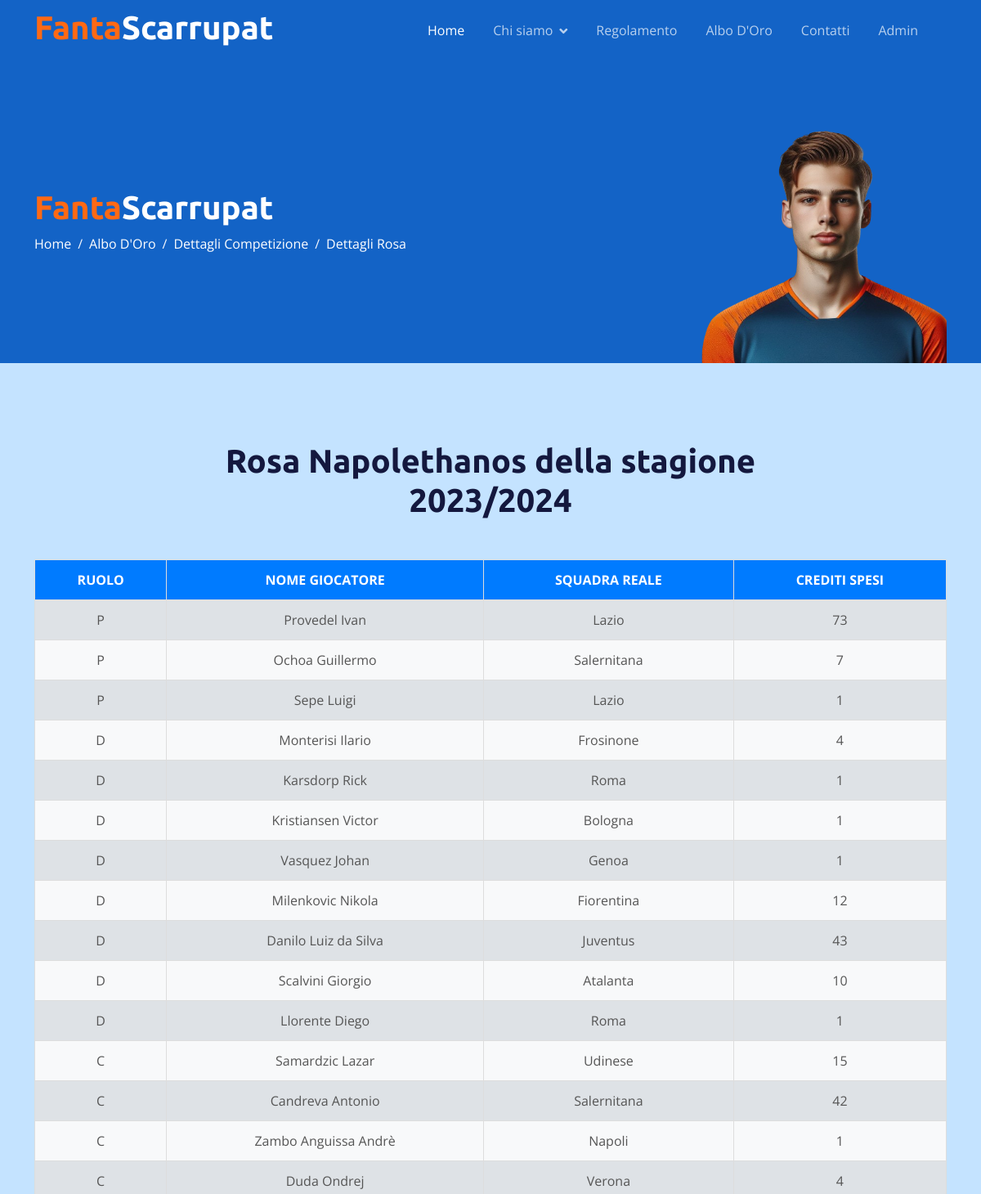
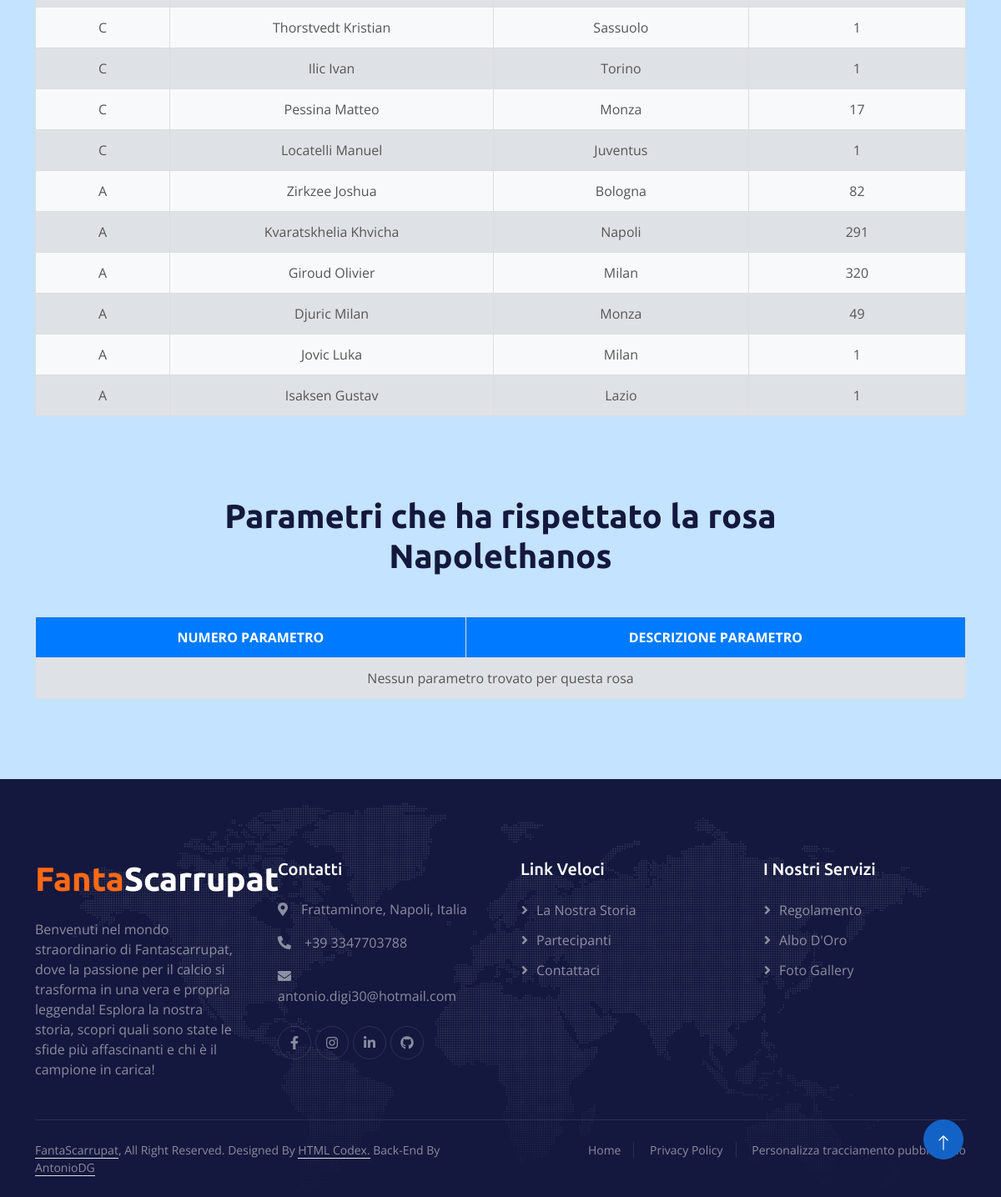
The app's page /dettagliRose.php?nome_fantasquadra=Napolethanos&anno=2024 with its own data (2 pictures, top to bottom).
### tables this page shows
CREATE TABLE IF NOT EXISTS `dettagli_rosa` (
                                             `id_rosa` int NOT NULL,
                                             `id_giocatore` int NOT NULL,
                                             `crediti_pagati` int NOT NULL,
                                             PRIMARY KEY (`id_rosa`,`id_giocatore`),
  KEY `id_rosa` (`id_rosa`),
  KEY `id_giocatore` (`id_giocatore`)
  );

CREATE TABLE IF NOT EXISTS `giocatore` (
                                         `id_giocatore` int NOT NULL AUTO_INCREMENT,
                                         `codice_fantacalcio` int NOT NULL,
                                         `nome_giocatore` varchar(100) NOT NULL,
  `ruolo` varchar(100) NOT NULL,
  `squadra_reale` varchar(100) NOT NULL,
  PRIMARY KEY (`id_giocatore`)
  );

### dettagliRose.php (the view, shortened to what this page needs)
<!DOCTYPE html>
<html lang="en">
<head>
    <link href="https://cdnjs.cloudflare.com/ajax/libs/font-awesome/5.10.0/css/all.min.css" rel="stylesheet">
    <link href="https://cdn.jsdelivr.net/npm/bootstrap-icons@1.4.1/font/bootstrap-icons.css" rel="stylesheet">
    <link href="lib/animate/animate.min.css" rel="stylesheet">
    <link href="lib/owlcarousel/assets/owl.carousel.min.css" rel="stylesheet">
    <link href="css/bootstrap.min.css" rel="stylesheet">
    <link href="css/style.css" rel="stylesheet">
    <link href="css/ClassificaCompetizione.css" rel="stylesheet">
</head>
<body>
    <?php
      $nome_fantasquadra = $_GET['nome_fantasquadra'];
      $anno = $_GET['anno'];
      include 'php/contVisual.php';
    ?>
    <div class="container-fluid pt-5 bg-primary hero-header">
        <div class="container pt-5">
            <div class="row g-5 pt-5">
                <div class="col-lg-6 align-self-center text-center text-lg-start mb-lg-5">
                    <h1><span class="text-color1">Fanta</span><span class="text-color2">Scarrupat</span></h1>
                    <nav aria-label="breadcrumb">
                        <ol class="breadcrumb justify-content-center justify-content-lg-start mb-0">
                          <li class="breadcrumb-item"><a class="text-white" href="index.php">Home</a></li>
                          <li class="breadcrumb-item"><a class="text-white" href="alboDOro.php">Albo D'Oro</a></li>
                          <li class="breadcrumb-item"><a class="text-white" href="dettagliCompetizione.php">Dettagli Competizione</a></li>
                          <li class="breadcrumb-item text-white active" aria-current="page">Dettagli Rosa</li>
                        </ol>
                    </nav>
                </div>
                <div class="col-lg-6 align-self-end text-center text-lg-end">
                    <img class="img-fluid" src="img/player_mezzo_busto.png" alt="" style="max-height: 300px;">
                </div>
            </div>
        </div>
    </div>
    <div class="container-fluid destination py-5">
      <div class="container py-5">
        <div class="mx-auto text-center mb-5" style="max-width: 900px;">
          <div class="text-center mx-auto mb-5 wow fadeInUp" data-wow-delay="0.1s" style="max-width: 700px;">
            <h1 class="display-6 mb-5">Rosa <?php echo $nome_fantasquadra, " della stagione ", $anno-1, "/", $anno?></h1>
          </div>
        </div>
        <div class="row">
          <div class="col-md-12">
            <div class="table-responsive">
              <table class="classifica-table">
                <thead>
                <tr>
                  <th>Ruolo</th>
                  <th>Nome Giocatore</th>
                  <th>Squadra Reale</th>
                  <th>Crediti Spesi</th>
                </tr>
                </thead>
                <tbody>
                <?php
                  $query = "SELECT R.nome_fantasquadra, D.crediti_pagati, G.nome_giocatore, G.squadra_reale, G.ruolo
                                  FROM rosa AS R, giocatore AS G, dettagli_rosa AS D
                                  WHERE D.id_giocatore = G.id_giocatore
                                  AND R.id_rosa = D.id_rosa
                                  AND R.nome_fantasquadra = '$nome_fantasquadra'
                                  AND R.anno = '$anno'
                                  ORDER BY G.ruolo DESC";
                  $result = $conn->query($query);
                  if ($result->num_rows > 0) {
                    while ($row = $result->fetch_assoc()) {
                ?>
                      <tr>
                        <td><?php echo $row['ruolo']; ?></td>
                        <td><?php echo $row['nome_giocatore']; ?></td>
                        <td><?php echo $row['squadra_reale']; ?></td>
                        <td><?php echo $row['crediti_pagati']; ?></td>
                      </tr>
                <?php
                    }
                  } else {
                    ?>
                    <tr>
                      <td colspan="4"><?php echo "Nessun giocatore trovato per questa rosa"; ?></td>
                    </tr>
                  <?php                  }
                ?>
                </tbody>
              </table>
            </div>
          </div>
        </div>
      </div>
      <div class="container py-5">
        <div class="mx-auto text-center mb-5" style="max-width: 900px;">
          <div class="text-center mx-auto mb-5 wow fadeInUp" data-wow-delay="0.1s" style="max-width: 700px;">
            <h1 class="display-6 mb-5">Parametri che ha rispettato la rosa <?php echo $nome_fantasquadra?></h1>
          </div>
        </div>
        <div class="row">
          <div class="col-md-12">
            <div class="table-responsive">
              <table class="classifica-table">
                <thead>
                <tr>
                  <th>Numero Parametro</th>
                  <th>Descrizione Parametro</th>
                </tr>
                </thead>
                <tbody>
                <?php
                $query = "SELECT PR.numero_parametro, PR.testo_parametro
                                  FROM parametri_rosa AS PR, parametri_utilizzati AS PU, rosa AS R
                                  WHERE PU.id_parametro = PR.id_parametro
                                  AND PU.id_rosa  = R.id_rosa
                                  AND R.nome_fantasquadra = '$nome_fantasquadra'
                                  AND R.anno = '$anno'";
                $result = $conn->query($query);
                if ($result->num_rows > 0) {
                  while ($row = $result->fetch_assoc()) {
                    ?>
                    <tr>
                      <td><?php echo $row['numero_parametro']; ?></td>
                      <td><?php echo $row['testo_parametro']; ?></td>
                    </tr>
                    <?php
                  }
                } else {
                  ?>
                <tr>
                  <td colspan="2"><?php echo "Nessun parametro trovato per questa rosa"; ?></td>
                </tr>
                <?php
                }
                ?>
                </tbody>
              </table>
            </div>
          </div>
        </div>
      </div>
    </div>
    <a href="#" class="btn btn-lg btn-primary btn-lg-square back-to-top pt-2"><i class="bi bi-arrow-up"></i></a>
</body>
</html>

### css/style.css (style rules this page uses)
:root { --primary: #1363C6; --secondary: #15ACE1; --light: #F4F7FE; --dark: #14183E; }
.text-color1 { color: #FF6914; }
.text-color2 { color: #FFFFFF; }
.back-to-top { position: fixed; display: none; right: 45px; bottom: 45px; z-index: 99; }
h1, h2, h3, .fw-bold { font-weight: 700 !important; }
h4, h5, h6, .fw-medium { font-weight: 500 !important; }
.btn { font-weight: 500; transition: .5s; }
.btn-lg-square { width: 48px; height: 48px; }
.btn-square, .btn-sm-square, .btn-lg-square { padding: 0; display: flex; align-items: center; justify-content: center; font-weight: normal; border-radius: 50px; }
* { box-sizing: border-box; }
.sticky-top { top: -150px; transition: .5s; }
.navbar { padding: 11px 0 !important; height: 75px; }
.navbar .navbar-nav .nav-link { margin-right: 35px; padding: 0; color: rgba(255, 255, 255, .7); outline: none; }
.navbar .navbar-nav .nav-link:hover, .navbar .navbar-nav .nav-link.active { color: rgba(255, 255, 255, 1); }
.navbar .dropdown-toggle::after { border: none; content: "\f107"; font-family: "Font Awesome 5 Free"; font-weight: 900; vertical-align: middle; margin-left: 8px; }
.hero-header { margin-top: -75px; background-size: cover; }
.hero-header .breadcrumb-item+.breadcrumb-item::before { color: var(--light); }
.footer { background: url(../img/footer.png) center center no-repeat; background-size: contain; }
.footer .btn.btn-social { margin-right: 5px; width: 40px; height: 40px; display: flex; align-items: center; justify-content: center; color: rgba(255,255,255,.5); border: 1px solid rgba(256, 256, 256, .1); border-radius: 40px; transition: .3s; }
.footer .btn.btn-link { display: block; margin-bottom: 10px; padding: 0; text-align: left; color: rgba(255,255,255,.5); font-weight: normal; transition: .3s; }
.footer .btn.btn-link::before { position: relative; content: "\f105"; font-family: "Font Awesome 5 Free"; font-weight: 900; margin-right: 10px; }
.footer .copyright { padding: 25px 0; font-size: 14px; border-top: 1px solid rgba(256, 256, 256, .1); }
.footer .copyright a { color: rgba(255,255,255,.5); }
.footer .footer-menu a { margin-right: 15px; padding-right: 15px; border-right: 1px solid rgba(255, 255, 255, .1); }
.footer .footer-menu a:last-child { margin-right: 0; padding-right: 0; border-right: none; }

### css/ClassificaCompetizione.css (style rules this page uses)
.classifica-table { border-collapse: collapse; width: 100%; border: 1px solid #ddd; }
.classifica-table th, .classifica-table td { border: 1px solid #ddd; padding: 12px; text-align: center; }
.classifica-table th { background-color: #007bff; font-weight: bold; color: #ffffff; text-transform: uppercase; }
.classifica-table tbody tr:nth-child(even) { background-color: #f8f9fa; }
.classifica-table tbody tr:nth-child(odd) { background-color: #dee2e6; }
.classifica-table tbody tr { transition: background-color 0.3s; }

### records on screen
dettagli_rosa: id_giocatore.ruolo "P", id_giocatore.nome_giocatore "Provedel Ivan", id_giocatore.squadra_reale "Lazio", crediti_pagati "73"
dettagli_rosa: id_giocatore.ruolo "P", id_giocatore.nome_giocatore "Ochoa Guillermo", id_giocatore.squadra_reale "Salernitana", crediti_pagati "7"
dettagli_rosa: id_giocatore.ruolo "P", id_giocatore.nome_giocatore "Sepe Luigi", id_giocatore.squadra_reale "Lazio", crediti_pagati "1"
dettagli_rosa: id_giocatore.ruolo "D", id_giocatore.nome_giocatore "Monterisi Ilario", id_giocatore.squadra_reale "Frosinone", crediti_pagati "4"
dettagli_rosa: id_giocatore.ruolo "D", id_giocatore.nome_giocatore "Karsdorp Rick", id_giocatore.squadra_reale "Roma", crediti_pagati "1"
dettagli_rosa: id_giocatore.ruolo "D", id_giocatore.nome_giocatore "Kristiansen Victor", id_giocatore.squadra_reale "Bologna", crediti_pagati "1"
dettagli_rosa: id_giocatore.ruolo "D", id_giocatore.nome_giocatore "Vasquez Johan", id_giocatore.squadra_reale "Genoa", crediti_pagati "1"
dettagli_rosa: id_giocatore.ruolo "D", id_giocatore.nome_giocatore "Milenkovic Nikola", id_giocatore.squadra_reale "Fiorentina", crediti_pagati "12"
dettagli_rosa: id_giocatore.ruolo "D", id_giocatore.nome_giocatore "Danilo Luiz da Silva", id_giocatore.squadra_reale "Juventus", crediti_pagati "43"
dettagli_rosa: id_giocatore.ruolo "D", id_giocatore.nome_giocatore "Scalvini Giorgio", id_giocatore.squadra_reale "Atalanta", crediti_pagati "10"
dettagli_rosa: id_giocatore.ruolo "D", id_giocatore.nome_giocatore "Llorente Diego", id_giocatore.squadra_reale "Roma", crediti_pagati "1"
dettagli_rosa: id_giocatore.ruolo "C", id_giocatore.nome_giocatore "Samardzic Lazar", id_giocatore.squadra_reale "Udinese", crediti_pagati "15"
dettagli_rosa: id_giocatore.ruolo "C", id_giocatore.nome_giocatore "Candreva Antonio", id_giocatore.squadra_reale "Salernitana", crediti_pagati "42"
dettagli_rosa: id_giocatore.ruolo "C", id_giocatore.nome_giocatore "Zambo Anguissa Andrè", id_giocatore.squadra_reale "Napoli", crediti_pagati "1"
dettagli_rosa: id_giocatore.ruolo "C", id_giocatore.nome_giocatore "Duda Ondrej", id_giocatore.squadra_reale "Verona", crediti_pagati "4"
dettagli_rosa: id_giocatore.ruolo "C", id_giocatore.nome_giocatore "Thorstvedt Kristian", id_giocatore.squadra_reale "Sassuolo", crediti_pagati "1"
dettagli_rosa: id_giocatore.ruolo "C", id_giocatore.nome_giocatore "Ilic Ivan", id_giocatore.squadra_reale "Torino", crediti_pagati "1"
dettagli_rosa: id_giocatore.ruolo "C", id_giocatore.nome_giocatore "Pessina Matteo", id_giocatore.squadra_reale "Monza", crediti_pagati "17"
dettagli_rosa: id_giocatore.ruolo "C", id_giocatore.nome_giocatore "Locatelli Manuel", id_giocatore.squadra_reale "Juventus", crediti_pagati "1"
dettagli_rosa: id_giocatore.ruolo "A", id_giocatore.nome_giocatore "Zirkzee Joshua", id_giocatore.squadra_reale "Bologna", crediti_pagati "82"
dettagli_rosa: id_giocatore.ruolo "A", id_giocatore.nome_giocatore "Kvaratskhelia Khvicha", id_giocatore.squadra_reale "Napoli", crediti_pagati "291"
dettagli_rosa: id_giocatore.ruolo "A", id_giocatore.nome_giocatore "Giroud Olivier", id_giocatore.squadra_reale "Milan", crediti_pagati "320"
dettagli_rosa: id_giocatore.ruolo "A", id_giocatore.nome_giocatore "Djuric Milan", id_giocatore.squadra_reale "Monza", crediti_pagati "49"
dettagli_rosa: id_giocatore.ruolo "A", id_giocatore.nome_giocatore "Jovic Luka", id_giocatore.squadra_reale "Milan", crediti_pagati "1"
dettagli_rosa: id_giocatore.ruolo "A", id_giocatore.nome_giocatore "Isaksen Gustav", id_giocatore.squadra_reale "Lazio", crediti_pagati "1"

### other values on screen
$nome_fantasquadra "Napolethanos"
$anno-1 "2023"
$anno "2024"
